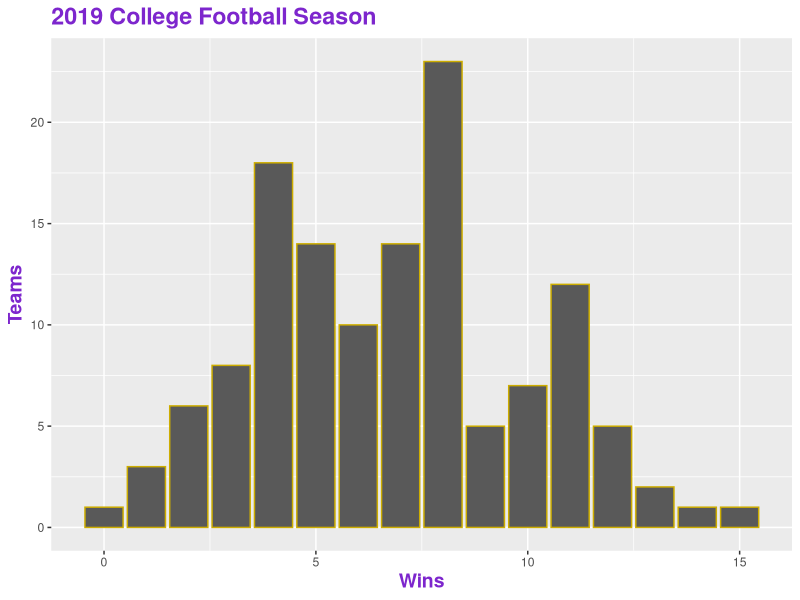
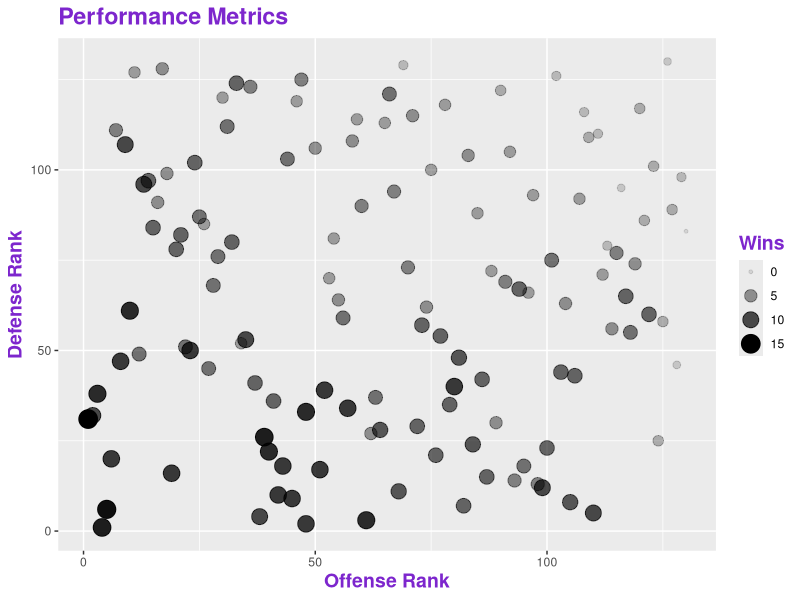
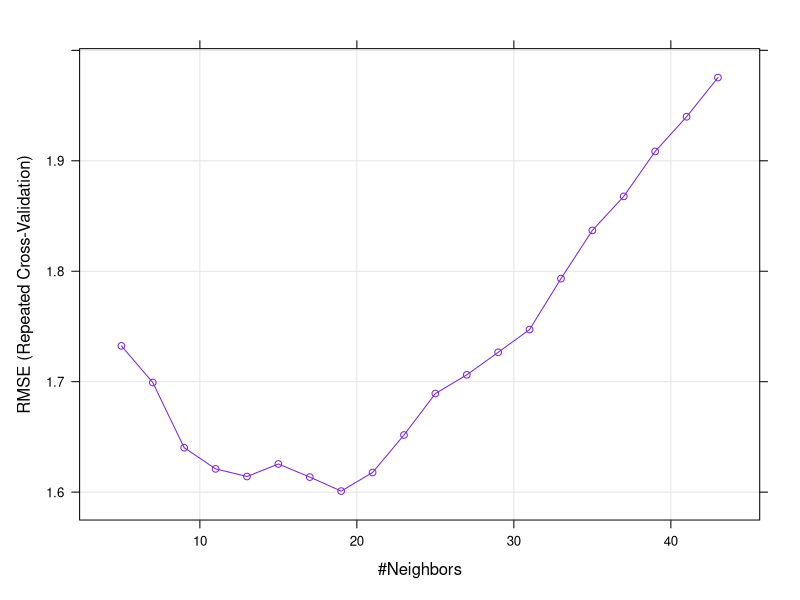
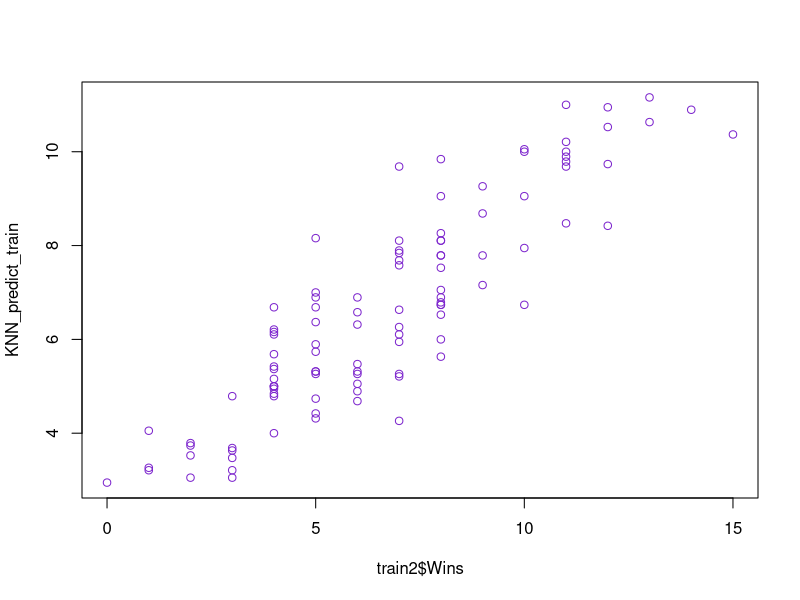
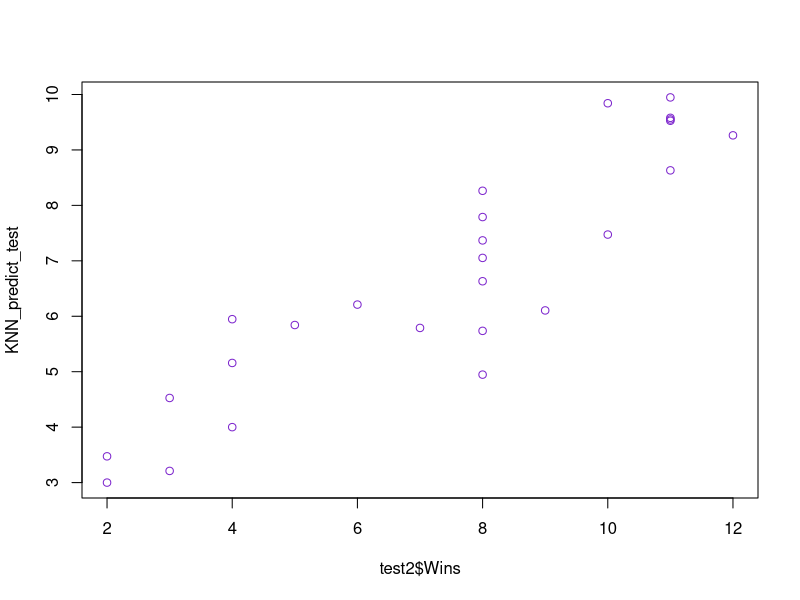
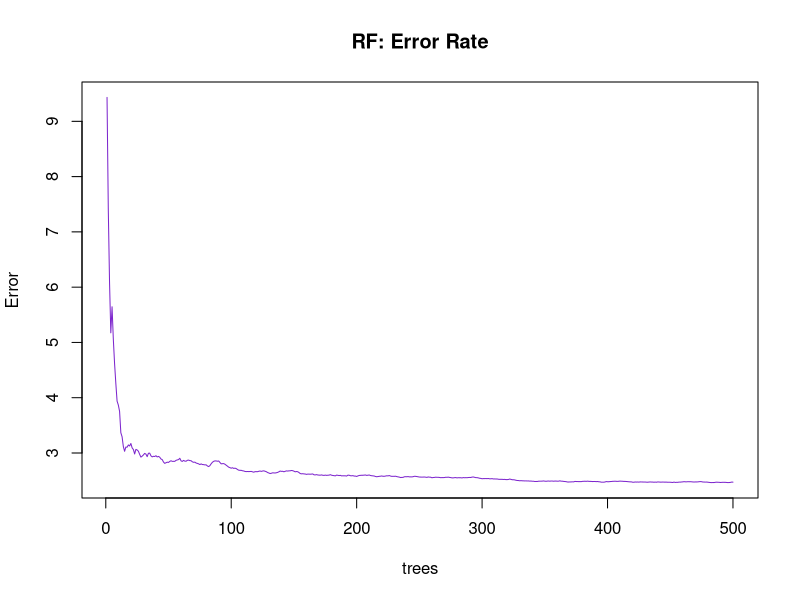
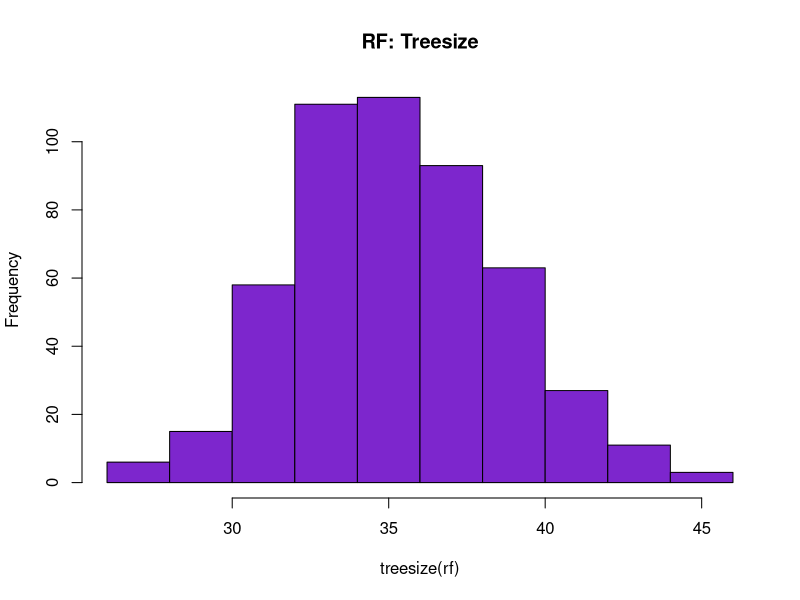
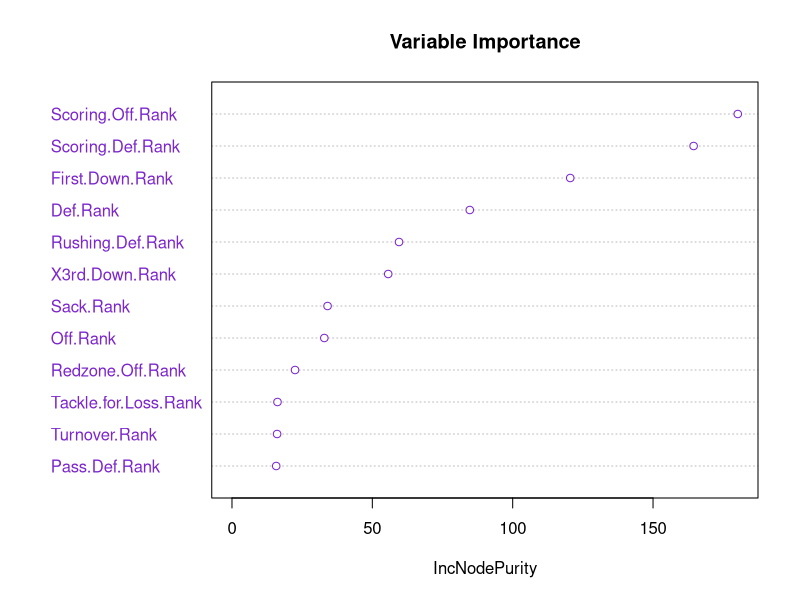

The R script that drew these images, in order:
## ---- chunk 1
library(tidyverse)
library(data.table)
library(dplyr)
library(ggplot2)
library(Hmisc)
library(ggpubr)
library(corrplot)
library(nnet)
library(ROCR)
library(caret)
library(pROC)
library(mlbench)
library(randomForest)
if(!require(tidyverse)) install.packages("tidyverse", repos = "http://cran.us.r-project.org")
if(!require(data.table)) install.packages("data.table", repos = "http://cran.us.r-project.org")
if(!require(dplyr)) install.packages("dplyr", repos = "http://cran.us.r-project.org")
if(!require(ggplot2)) install.packages("ggplot2", repos = "http://cran.us.r-project.org")
if(!require(Hmisc)) install.packages("Hmisc", repos = "http://cran.us.r-project.org")
if(!require(ggpubr)) install.packages("ggpubr", repos = "http://cran.us.r-project.org")
if(!require(corrplot)) install.packages("corrplot", repos = "http://cran.us.r-project.org")
if(!require(nnet)) install.packages("nnet", repos = "http://cran.us.r-project.org")
if(!require(ROCR)) install.packages("ROCR", repos = "http://cran.us.r-project.org")
if(!require(caret)) install.packages("caret", repos = "http://cran.us.r-project.org")
if(!require(pROC)) install.packages("pROC", repos = "http://cran.us.r-project.org")
if(!require(mlbench)) install.packages("mlbench", repos = "http://cran.us.r-project.org")
if(!require(randomForest)) install.packages("randomForest", repos = "http://cran.us.r-project.org")
## ---- chunk 2
FB_Analysis <- read.csv("CFB2019.txt")
## ---- chunk 3
dim(FB_Analysis)
## ---- chunk 4
str(FB_Analysis [1:15])
## ---- chunk 5
head(FB_Analysis [1:8])
## ---- chunk 6
ggplot(data = FB_Analysis) + 
  geom_bar(aes(x = Wins), col = "gold3") +
  labs(title = "2019 College Football Season", x = "Wins", y = "Teams") +
  theme(title = element_text(color = "Purple3", face = "bold", size = 14))
## ---- chunk 7
ggplot(data = FB_Analysis) +
  geom_point(aes(x = Off.Rank, y = Def.Rank, alpha = Wins, size = Wins)) +
  labs(title = "Performance Metrics", x = "Offense Rank", y = "Defense Rank") +
  theme(title = element_text(color = "Purple3", face = "bold", size = 14))
## ---- chunk 8
Ranked_Observations <- FB_Analysis %>% select(matches("Rank|Wins"))
## ---- chunk 9
head(Ranked_Observations [1:9])
## ---- chunk 10
set.seed(111)
ind <- sample(2, nrow(Ranked_Observations), replace = TRUE, prob = c(0.8, 0.2))
train <- Ranked_Observations[ind==1,]
test <- Ranked_Observations[ind==2,]
## ---- chunk 11
head(train [1:3])
head(test [1:3])
## ---- chunk 12
LRM_model <- lm(Wins ~ ., data = train)
summary(LRM_model)
## ---- chunk 13
LRM_model2 <- lm(Wins ~ First.Down.Def.Rank + X4rd.Down.Def.Rank + Pass.Def.Rank + Rushing.Def.Rank + Scoring.Def.Rank + Scoring.Off.Rank + Time.of.Possession.Rank, data = train)
summary(LRM_model2)
## ---- chunk 14
LRM_predictions_train <- predict(LRM_model2, train, type = 'response')
head(LRM_predictions_train [1:7])
## ---- chunk 15
LRM_Conf_train <- ifelse(round(LRM_predictions_train) == train$Wins, 1, 0)
LRM_Conf_Tab_train <- table(Predicted = LRM_Conf_train, Actual = train$Wins)
LRM_Conf_Tab_train
## ---- chunk 16
options(digits = 5)
sum(LRM_Conf_Tab_train[2,])/sum(LRM_Conf_Tab_train)
## ---- chunk 17
LRM_predictions_test <- predict(LRM_model2, test, type = 'response')
head(LRM_predictions_test [1:7])
## ---- chunk 18
LRM_Conf_test <- ifelse(round(LRM_predictions_test) == test$Wins, 1, 0)
LRM_Conf_Tab_test <- table(Predicted = LRM_Conf_test, Actual = test$Wins)
LRM_Conf_Tab_test
## ---- chunk 19
sum(LRM_Conf_Tab_test[2,])/sum(LRM_Conf_Tab_test)
## ---- chunk 20
set.seed(222)
ind2 <- sample(2, nrow(Ranked_Observations), replace = TRUE, prob = c(0.8, 0.2))
train2 <- Ranked_Observations[ind2==1,]
test2 <- Ranked_Observations[ind2==2,]
## ---- chunk 21
head(train2 [1:3])
head(test2 [1:3])
## ---- chunk 22
trControl <- trainControl(method = "repeatedcv",
                          number = 10,
                          repeats = 3)
set.seed(2222)
KNN_model <- train(Wins ~ .,
                   data = train2,
                   method = 'knn',
                   tuneLength = 20,
                   trControl = trControl,
                   preProc = c("center", "scale"))
KNN_model
## ---- chunk 23
plot(KNN_model, col = "Purple3")
## ---- chunk 24
KNN_predict_train <- predict(KNN_model, newdata = train2)
KNN_predict_test <- predict(KNN_model, newdata = test2)
RMSE(KNN_predict_train, train2$Wins)
RMSE(KNN_predict_test, test2$Wins)
## ---- chunk 25
plot(KNN_predict_train ~ train2$Wins, col = "Purple3")
plot(KNN_predict_test ~ test2$Wins, col = "Purple3")
## ---- chunk 26
varImp(KNN_model)
## ---- chunk 27
KNN_CM_train <- predict(KNN_model, train2, type = 'raw')
head(KNN_CM_train [1:9])
## ---- chunk 28
KNN_CM_train2 <- ifelse(round(KNN_CM_train) == train2$Wins, 1, 0)
KNN_CM_train3 <- table(Predicted = KNN_CM_train2, Actual = train2$Wins)
KNN_CM_train3
## ---- chunk 29
options(digits = 5)
sum(KNN_CM_train3[2,])/sum(KNN_CM_train3)
## ---- chunk 30
KNN_CM_test <- predict(KNN_model, test2, type = 'raw')
KNN_CM_test
## ---- chunk 31
KNN_CM_test2 <- ifelse(round(KNN_CM_test) == test2$Wins, 1, 0)
KNN_CM_test3 <- table(Predicted = KNN_CM_test2, Actual = test2$Wins)
KNN_CM_test3
## ---- chunk 32
options(digits = 5)
sum(KNN_CM_test3[2,])/sum(KNN_CM_test3)
## ---- chunk 33
set.seed(333)
ind3 <- sample(2, nrow(Ranked_Observations), replace = TRUE, prob = c(0.8, 0.2))
train3 <- Ranked_Observations[ind3==1,]
test3 <- Ranked_Observations[ind3==2,]
## ---- chunk 34
head(train3 [1:3])
head(test3 [1:3])
## ---- chunk 35
rf <- randomForest(Wins ~ ., data = train3)
print(rf)
## ---- chunk 36
plot(rf, main = "RF: Error Rate", col = "Purple3")
## ---- chunk 37
hist(treesize(rf), main = "RF: Treesize", col = "Purple3")
## ---- chunk 38
attributes(rf)
## ---- chunk 39
importance(rf)
## ---- chunk 40
varImpPlot(rf, n.var=12, main = "Variable Importance", col = "Purple3")
## ---- chunk 41
RF_CM_train <- predict(rf, train3, type = 'response')
head(RF_CM_train [1:9])
## ---- chunk 42
RF_CM_train2 <- ifelse(round(RF_CM_train) == train3$Wins, 1, 0)
RF_CM_train3 <- table(Predicted = RF_CM_train2, Actual = train3$Wins)
RF_CM_train3
## ---- chunk 43
options(digits = 5)
sum(RF_CM_train3[2,])/sum(RF_CM_train3)
## ---- chunk 44
RF_CM_test <- predict(rf, test3, type = 'response')
head(RF_CM_test [1:9])
## ---- chunk 45
RF_CM_test2 <- ifelse(round(RF_CM_test) == test3$Wins, 1, 0)
RF_CM_test3 <- table(Predicted = RF_CM_test2, Actual = test3$Wins)
RF_CM_test3
## ---- chunk 46
options(digits = 5)
sum(RF_CM_test3[2,])/sum(RF_CM_test3)
## ---- chunk 47
RF_predict_train <- predict(rf, newdata = train3)
RF_predict_test <- predict(rf, newdata = test3)
RMSE(RF_predict_train, train3$Wins)
RMSE(RF_predict_test, test3$Wins)
## ---- chunk 48
plot(RF_predict_train ~ train3$Wins, col = "Purple3")
plot(RF_predict_test ~ test3$Wins, col = "Purple3")
